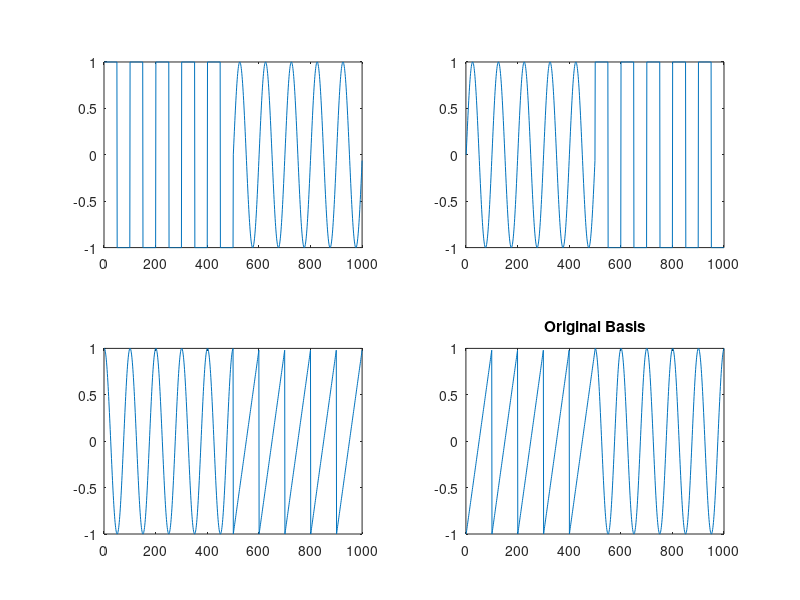
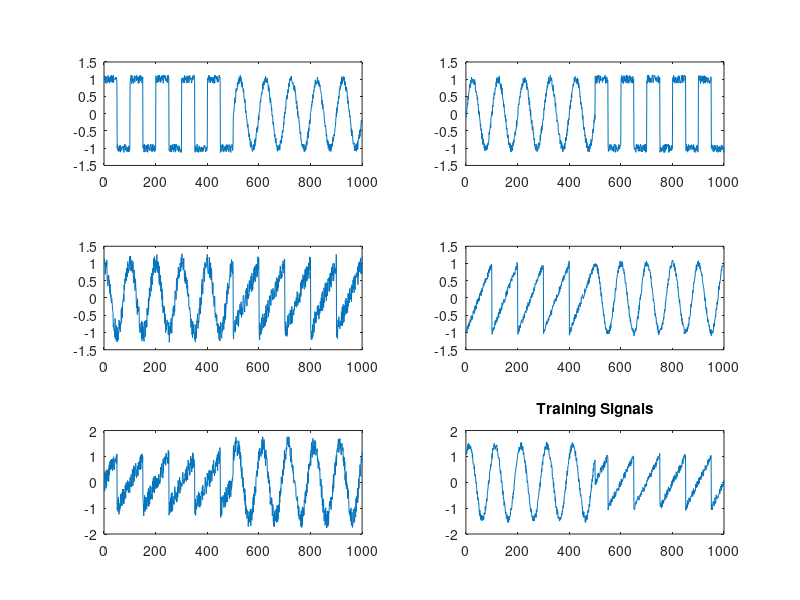

Recreate these plots in MATLAB, in order. (Note: this script raises an error after producing the figures.)
%% Synthetic Dataset
clear
close all
t2 = 0:499;
t3 = 500:599;
X1 = [square(2*pi*t2/100), sin(2*pi*t2/100)]';
X2 = [sin(2*pi*t2/100), square(2*pi*t2/100)]';
X3 = [cos(2*pi*t2/100), sawtooth(2*pi*t2/100)]';
X4 = [sawtooth(2*pi*t2/100), cos(2*pi*t2/100)]';
figure()

subplot(2,2,1), plot(X1)
subplot(2,2,2), plot(X2)
subplot(2,2,3), plot(X3)
subplot(2,2,4), plot(X4)
title('Original Basis')
%%
sig = zeros(1000, 30);
sc = 5;

for i = 1:sc
    sig(:,i) = X1 + 0.25*(rand(1000,1) - 0.5);
end

for i = 1:sc
    sig(:,sc + i) = X2 + 0.25*(rand(1000,1) - 0.5);
end

for i = 1:sc
    sig(:,2*sc + i) = X3 + 0.6*(rand(1000,1) - 0.5);
end

for i = 1:sc
    sig(:,3*sc + i) = X4 + 0.2*(rand(1000,1) - 0.5);
end

for i = 1:sc
    sig(:,4*sc + i) = X4 + X1 + 0.77*(rand(1000,1) - 0.5);
end

for i = 1:sc
    sig(:,5*sc + i) = X2 + X3 + 0.3*(rand(1000,1) - 0.5);
end

figure()
subplot(3,2,1), plot(sig(:,1))
subplot(3,2,2), plot(sig(:,6))
subplot(3,2,3), plot(sig(:,12))
subplot(3,2,4), plot(sig(:,18))
subplot(3,2,5), plot(sig(:,22))
subplot(3,2,6), plot(sig(:,27))
title('Training Signals')
%% Real EEG Dataset
close all
clear
sig = load('deapSmallOrdered.mat');
sig = sig.X;

%%
%[D, Z, S]=BPFA_SDL(sig, maxIt, K, displayPeriod);
[D, Z, S] = BPFA_SDL(sig, 100, 8, 40);
figure()
imagesc(Z.*S)
%%
clf
figure(gcf)
imagesc(Z.*S)
%%
figure()
n = 3;
m = ceil(size(D,2)/n);

for j=1:size(D,2)
    subplot(m,n,j);
    plot(D(:,j))
end
%%
figure()
X_a = D*(Z.*S)';
for i=1:6
    subplot(3,2,i)
    plot(X_a(:,5*(i-1) + 3))
    hold on
    plot(sig(:,5*(i-1) + 3));
end